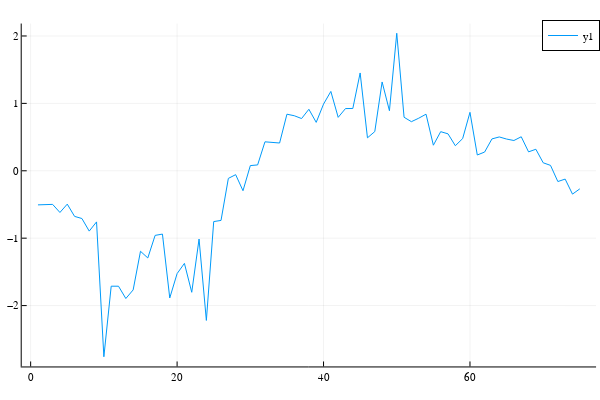

Notebook code cell kept with this figure:
### Code cell
dXdt_to_stress = -0.125 .* f_coefficient .* ρₗ .* V .* abs.(V)
plot(dXdt_to_stress)

### Figure 1 — Plotly figure (JSON) as saved in the notebook; plotly's stock layout.template omitted (floating-point values rounded to 4 significant figures)
{"data": [{"colorbar": {"title": ""}, "legendgroup": "y1", "line": {"color": "rgba(0, 154, 250, 1.000)", "dash": "solid", "shape": "linear", "width": 1}, "mode": "lines", "name": "y1", "showlegend": true, "type": "scatter", "x": [1, 2, 3, 4, 5, 6, 7, 8, 9, 10, 11, 12, 13, 14, 15, 16, 17, 18, 19, 20, 21, 22, 23, 24, 25, 26, 27, 28, 29, 30, 31, 32, 33, 34, 35, 36, 37, 38, 39, 40, 41, 42, 43, 44, 45, 46, 47, 48, 49, 50, 51, 52, 53, 54, 55, 56, 57, 58, 59, 60, 61, 62, 63, 64, 65, 66, 67, 68, 69, 70, 71, 72, 73, 74, 75], "xaxis": "x", "y": [-0.5058, -0.4976, -0.4985, -0.6187, -0.4948, -0.6767, -0.7082, -0.895, -0.7585, -2.759, -1.712, -1.713, -1.895, -1.768, -1.194, -1.293, -0.9586, -0.9395, -1.887, -1.526, -1.374, -1.803, -1.013, -2.22, -0.7534, -0.7366, -0.1129, -0.05754, -0.2958, 0.07688, 0.08705, 0.4297, 0.4236, 0.412, 0.8393, 0.8167, 0.7752, 0.9125, 0.7183, 0.9893, 1.177, 0.7928, 0.9231, 0.9244, 1.451, 0.489, 0.5816, 1.318, 0.8909, 2.041, 0.7941, 0.7285, 0.78, 0.8397, 0.3793, 0.5804, 0.5483, 0.3717, 0.4775, 0.8671, 0.2343, 0.2779, 0.4728, 0.5021, 0.4708, 0.4492, 0.5046, 0.2807, 0.3193, 0.1186, 0.08006, -0.1597, -0.1235, -0.3463, -0.2685], "yaxis": "y", "zmax": null, "zmin": null}], "layout": {"annotations": [], "height": 400, "legend": {"bgcolor": "rgba(255, 255, 255, 1.000)", "bordercolor": "rgba(0, 0, 0, 1.000)", "borderwidth": 1, "font": {"color": "rgba(0, 0, 0, 1.000)", "family": "sans-serif", "size": 11}, "title": {"font": {"color": "rgba(0, 0, 0, 1.000)", "family": "sans-serif", "size": 15}, "text": ""}, "tracegroupgap": 0, "traceorder": "normal", "x": 1, "xanchor": "auto", "y": 1, "yanchor": "auto"}, "margin": {"b": 20, "l": 0, "r": 0, "t": 20}, "paper_bgcolor": "rgba(255, 255, 255, 1.000)", "plot_bgcolor": "rgba(255, 255, 255, 1.000)", "showlegend": true, "width": 600, "xaxis": {"anchor": "y", "domain": [0.03619, 0.9934], "gridcolor": "rgba(0, 0, 0, 0.100)", "gridwidth": 0.5, "linecolor": "rgba(0, 0, 0, 1.000)", "mirror": false, "range": [-1.22, 77.22], "showgrid": true, "showline": true, "showticklabels": true, "tickangle": 0, "tickcolor": "rgb(0, 0, 0)", "tickfont": {"color": "rgba(0, 0, 0, 1.000)", "family": "sans-serif", "size": 11}, "tickmode": "array", "ticks": "inside", "ticktext": ["0", "20", "40", "60"], "tickvals": [0, 20, 40, 60], "title": "", "titlefont": {"color": "rgba(0, 0, 0, 1.000)", "family": "sans-serif", "size": 15}, "type": "-", "visible": true, "zeroline": false, "zerolinecolor": "rgba(0, 0, 0, 1.000)"}, "yaxis": {"anchor": "x", "domain": [0.03762, 0.9902], "gridcolor": "rgba(0, 0, 0, 0.100)", "gridwidth": 0.5, "linecolor": "rgba(0, 0, 0, 1.000)", "mirror": false, "range": [-2.903, 2.185], "showgrid": true, "showline": true, "showticklabels": true, "tickangle": 0, "tickcolor": "rgb(0, 0, 0)", "tickfont": {"color": "rgba(0, 0, 0, 1.000)", "family": "sans-serif", "size": 11}, "tickmode": "array", "ticks": "inside", "ticktext": ["−2", "−1", "0", "1", "2"], "tickvals": [-2, -1, 0, 1, 2], "title": "", "titlefont": {"color": "rgba(0, 0, 0, 1.000)", "family": "sans-serif", "size": 15}, "type": "-", "visible": true, "zeroline": false, "zerolinecolor": "rgba(0, 0, 0, 1.000)"}}}
